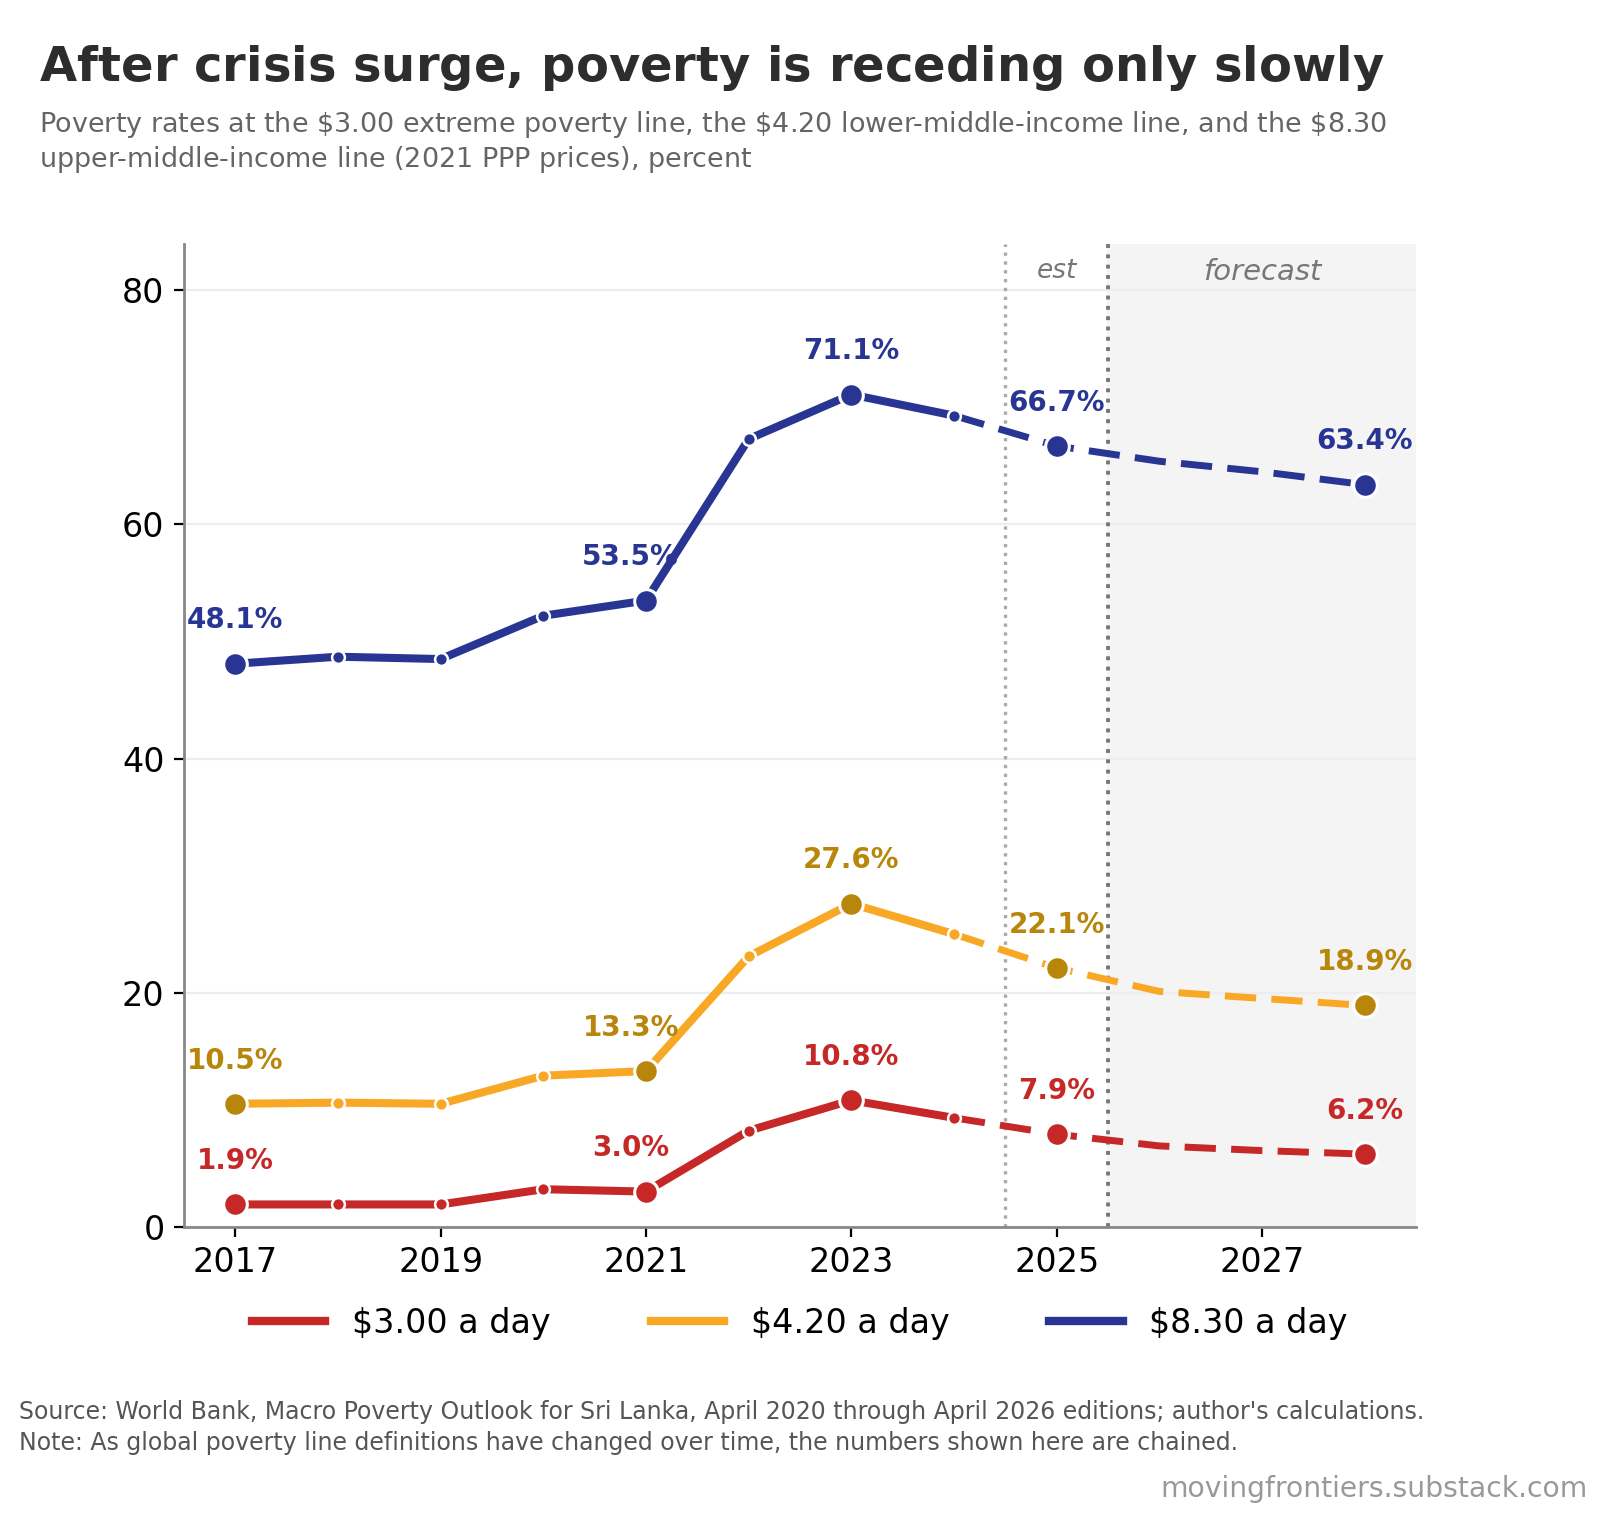

Generate this figure with Python:
# =============================================================================
# Sri Lanka: poverty at the three global lines, chained across MPO vintages, 2017-2028
#
# Provenance, frozen vintage. Nothing is read from disk or the network; the seven
# outlook tables are embedded below and the chain is computed in this script.
#   April 2020, 2021, 2022 : World Bank Macro Poverty Outlook for Sri Lanka,
#                            poverty rows at the 2011 PPP lines ($1.90, $3.20, $5.50).
#   April 2023, 2024, 2025 : same, at the 2017 PPP lines ($2.15, $3.65, $6.85).
#   April 2026             : same, at the 2021 PPP lines ($3.00, $4.20, $8.30).
#   Vintage freeze date    : 29 August 2026. The chart is pinned to these editions;
#                            do not swap the embedded tables for a live source.
#
# Construction. Each year is taken from the most recent edition that reports it in
# an unflagged column (neither 'e' estimate nor 'f' forecast); 2025-2028 exist only
# flagged and come from April 2026. Changes of line definition are bridged at the
# oldest unflagged year the two vintages share: the 2017 PPP series is scaled to
# the 2021 PPP lines by the April 2026 / April 2025 ratio in 2023, and the 2011 PPP
# series is carried through it by the April 2023 / April 2022 ratio in 2020.
#
# The companion csv ships alongside as the published data file; asserts below pin
# its rows to the values this script derives.
# =============================================================================
"""Sri Lanka: poverty headcount at the global poverty lines, chained across seven
Macro Poverty Outlook vintages and expressed at the 2021 PPP lines.

Writes chart-sri-lanka-poverty-three-lines.png.
Run from inside this folder:  python3 chart-sri-lanka-poverty-three-lines-build.py
"""
import numpy as np
from matplotlib.lines import Line2D

# -- Moving Frontiers chart template (embedded so each script is self-contained) --
import matplotlib; matplotlib.use("Agg")
import matplotlib.pyplot as plt
import numpy as _np
from matplotlib.textpath import TextPath
from matplotlib.font_manager import FontProperties
import os
from PIL import Image, ImageDraw, ImageFont

DPI      = 200
# -- vivid palette, the house default. Roles per the chart standard, section 3. --
C_RED    = "#C62828"   # subject economy / actual series
C_BLUE   = "#283593"   # benchmark / reference series
C_LBLU   = "#00897B"   # peers / gap fill
C_GOLD   = "#F9A825"   # third series
C_LMTXT  = "#B8860B"   # lower-middle label, legible off the fill
C_MUTE   = "#555555"
INK      = "#141414"
PAPER    = "#FFFFFF"
C_CONNECT = "#D5D5D5"  # connectors between paired marks
C_GRID    = "#EDEDED"

BOX_ASPECT = 0.798     # plot area 1.253:1, width over height

# ---- caption and watermark constants (Moving Frontiers standard) ----
CAP_FS       = 8.5                          # Source/Note font size
CAP_COLOR    = "#555555"
WM_FS        = CAP_FS * 1.2                 # watermark is 1.2x the caption
WM_TXT       = "movingfrontiers.substack.com"
WM_COLOR     = "#999999"
CAP_X        = 0.012                        # caption left edge, figure fraction
CAP_RIGHT_PX = 27                           # caption block right margin
WM_RIGHT_PX  = 12                           # watermark right margin
GAP_ABOVE_PX = 60                           # white space above the Source line, ink to ink
SUB_GAP_PX   = 70                           # white space below the subtitle, ink to ink
WM_GAP_TOP   = 20                           # white space between the last caption line
                                            # and the watermark, ink to ink
WM_GAP_BOT   = 10                           # white space below the watermark, ink to canvas
LINESPACING  = 1.32

plt.rcParams.update({
    "font.family": "DejaVu Sans", "font.size": 13,
    "axes.labelsize": 13, "xtick.labelsize": 12, "ytick.labelsize": 12,
    "legend.fontsize": 12,
    "axes.edgecolor": "#888888", "axes.linewidth": 1.0,
    "figure.facecolor": "white", "axes.facecolor": "white",
})


def _font_path(bold=False):
    """DejaVu from matplotlib's bundled data, with a system-path fallback."""
    name = "DejaVuSans-Bold.ttf" if bold else "DejaVuSans.ttf"
    cands = [os.path.join(os.path.dirname(matplotlib.__file__),
                          "mpl-data", "fonts", "ttf", name),
             "/usr/share/fonts/truetype/dejavu/" + name]
    for p in cands:
        if os.path.exists(p):
            return p
    raise AssertionError("DejaVu font not found: " + name)


def _renderer(fig):
    fig.canvas.draw()
    return fig.canvas.get_renderer()


def _measurer(fig, fontsize):
    """Pixel width of a string at a given size, measured by rendering a probe."""
    r = _renderer(fig)
    cache = {}

    def width(s):
        if s not in cache:
            t = fig.text(0.0, 0.0, s, fontsize=fontsize)
            cache[s] = t.get_window_extent(r).width
            t.remove()
        return cache[s]
    return width


def _metrics(fig, fontsize):
    """Ascent and descent in px, measured against a planted baseline."""
    r = _renderer(fig)
    Hpx = fig.get_size_inches()[1] * fig.dpi
    t = fig.text(0.5, 0.5, "Agy", fontsize=fontsize, va="baseline")
    bb = t.get_window_extent(r)
    t.remove()
    base = 0.5 * Hpx
    return bb.y1 - base, base - bb.y0


def _ink_metrics(s, fontsize, dpi):
    """Ink height above and below the baseline, in px. Tight, unlike a text bbox."""
    tp = TextPath((0, 0), s, size=fontsize,
                  prop=FontProperties(family="DejaVu Sans"))
    bb = tp.get_extents()
    k = dpi / 72.0
    return bb.y1 * k, -bb.y0 * k


def _wrap_lines(paragraphs, width, limit_for):
    """Greedy wrap. Each paragraph starts on a new line. Limit varies by line index.

    Returns the lines and, for each line, the index of the paragraph it came from,
    so a line that ends because its paragraph ended can be told apart from one that
    ends because the next word would not fit.
    """
    lines, owner = [], []
    for p, words in enumerate(paragraphs):
        cur = ""
        for w in words:
            trial = (cur + " " + w).strip()
            if not cur or width(trial) <= limit_for(len(lines)):
                cur = trial
            else:
                lines.append(cur); owner.append(p)
                cur = w
        if cur:
            lines.append(cur); owner.append(p)
    return lines, owner


def caption_layout(fig, source, note, closers=()):
    """Wrap the caption in pixels and return the geometry of the whole block.

    Every line runs the full width of the caption block. The watermark is not
    inline: it sits on its own line below the caption, right-aligned, with
    WM_GAP_TOP of white space between the lowest caption ink and the top of the
    watermark's ink, and WM_GAP_BOT below it to the canvas edge. Nothing wraps
    around it, so `closers` is accepted for compatibility but is not needed.
    """
    Wpx  = fig.get_size_inches()[0] * fig.dpi
    wcap = _measurer(fig, CAP_FS)

    x0   = CAP_X * Wpx
    full = (Wpx - CAP_RIGHT_PX) - x0                    # width of the caption block

    paras = [("Source: " + source).split(), ("Note: " + note).split()]
    lines, owner = _wrap_lines(paras, wcap, lambda i: full)

    # every line but the last must be maximally full
    for i in range(len(lines) - 1):
        if owner[i + 1] == owner[i]:
            nxt = lines[i + 1].split()[0]
            assert wcap(lines[i] + " " + nxt) > full, \
                f"caption line {i} is not filled to the full width"

    cap_desc = _metrics(fig, CAP_FS)[1]
    lh = CAP_FS * LINESPACING * fig.dpi / 72.0          # uniform leading throughout

    ink_asc   = _ink_metrics(lines[0], CAP_FS, fig.dpi)[0]     # ink top of the Source line
    ink_desc  = _ink_metrics(lines[-1], CAP_FS, fig.dpi)[1]    # ink bottom of the last line
    wm_asc, wm_desc = _ink_metrics(WM_TXT, WM_FS, fig.dpi)

    wm_base = WM_GAP_BOT + wm_desc                      # watermark baseline above the canvas
    height  = (GAP_ABOVE_PX + ink_asc + (len(lines) - 1) * lh + ink_desc
               + WM_GAP_TOP + wm_asc + wm_base)

    return dict(lines=lines, owner=owner, closer="", lh=lh, ink_asc=ink_asc,
                ink_desc=ink_desc, gap=GAP_ABOVE_PX, wm_base=wm_base,
                wm_asc=wm_asc, wm_desc=wm_desc, cap_desc=cap_desc,
                full=full, height=height, x0=x0, Wpx=Wpx)


def lowest_px(fig, artists):
    """Lowest ink (px from figure bottom) among the given text artists.

    A text bbox carries the font's full descent whether or not the string has
    descenders, so it is not where the type visibly ends. Recover the baseline
    from the bbox and the font descent, then drop by the string's own ink descent.
    """
    r = _renderer(fig)
    out = []
    for a in artists:
        bb = a.get_window_extent(r)
        fs = a.get_fontsize()
        baseline = bb.y0 + _metrics(fig, fs)[1]
        out.append(baseline - _ink_metrics(a.get_text(), fs, fig.dpi)[1])
    return min(out)


def fit_caption_space(fig, lay, anchor_artists, apply):
    """Reserve exactly lay['height'] below the anchor element.

    `apply(bottom_fraction)` is however this figure lays itself out: a tight_layout
    rect, a subplots_adjust, or both. Either way the anchor moves one for one with
    the reserve, but the layout engine adds a pad of its own, so apply the reserve,
    measure the residual, and re-apply corrected. That lands the block bottom on
    the canvas edge.
    """
    Hpx = fig.get_size_inches()[1] * fig.dpi
    b = lay["height"] / Hpx
    apply(b)
    for _ in range(12):
        delta = lowest_px(fig, anchor_artists) - lay["height"]
        if abs(delta) < 0.25:
            return lowest_px(fig, anchor_artists)
        b -= delta / Hpx               # one step when the anchor tracks the reserve one
        apply(b)                       # for one, a few more when a fixed box aspect damps it
    raise AssertionError(f"caption reserve did not settle, off by {delta:.2f}px")


def place_caption(fig, lay, anchor_px):
    """Draw the caption lines, then the watermark on its own line below them."""
    Wpx = lay["Wpx"]
    Hpx = fig.get_size_inches()[1] * fig.dpi
    lines, lh = lay["lines"], lay["lh"]

    first_base = anchor_px - lay["gap"] - lay["ink_asc"]
    arts = [fig.text(CAP_X, (first_base - i * lh) / Hpx, ln, fontsize=CAP_FS,
                     color=CAP_COLOR, ha="left", va="baseline")
            for i, ln in enumerate(lines)]
    wm = fig.text((Wpx - WM_RIGHT_PX) / Wpx, lay["wm_base"] / Hpx, WM_TXT,
                  fontsize=WM_FS, color=WM_COLOR, ha="right", va="baseline")

    # -- verification --
    r = _renderer(fig)
    bbs = [a.get_window_extent(r) for a in arts]
    wbb = wm.get_window_extent(r)
    ink_top = first_base + lay["ink_asc"]
    assert abs((anchor_px - ink_top) - lay["gap"]) < 0.6, \
        f"caption top gap is {anchor_px - ink_top:.2f}px, expected {lay['gap']}"
    assert abs(bbs[0].x0 - CAP_X * Wpx) < 0.6, "caption left edge off x=0.012"
    assert abs((Wpx - wbb.x1) - WM_RIGHT_PX) < 0.6, \
        f"watermark right margin is {Wpx - wbb.x1:.2f}px, expected {WM_RIGHT_PX}"
    for i, bb in enumerate(bbs):
        assert bb.x1 <= Wpx - CAP_RIGHT_PX + 0.6, f"caption line {i} overruns the right margin"
    last_ink_bot = (first_base - (len(lines) - 1) * lh) - lay["ink_desc"]
    wm_ink_top = lay["wm_base"] + lay["wm_asc"]
    # these two carry the snap's sub-pixel correction, so the binding check is the
    # pixel-row count in place_caption_snapped; here just catch gross errors
    assert abs((last_ink_bot - wm_ink_top) - WM_GAP_TOP) < 2.6, \
        f"gap above the watermark is {last_ink_bot - wm_ink_top:.2f}px, expected {WM_GAP_TOP}"
    assert abs((lay["wm_base"] - lay["wm_desc"]) - WM_GAP_BOT) < 2.6, \
        "white space below the watermark is wrong"
    return arts, wm


def _ink_rows_of(fig, art):
    """First and last rows the artist actually marks, searched inside its own bbox."""
    r = _renderer(fig)
    bb = art.get_window_extent(r)
    buf = _np.asarray(fig.canvas.buffer_rgba())
    H, W = buf.shape[:2]
    ink = buf[:, :, :3].mean(axis=2) < 250
    x0, x1 = max(int(bb.x0), 0), min(int(bb.x1) + 1, W)
    top = max(H - 1 - (int(bb.y1) + 1), 0)
    bot = min(H - 1 - int(bb.y0) + 1, H - 1)
    rows = _np.where(ink[top:bot + 1, x0:x1].any(1))[0]
    assert len(rows), "artist left no ink"
    return top + rows[0], top + rows[-1], H


def _blank_rows_above(fig, art):
    """Blank pixel rows between the given text artist's ink and the nearest ink above it."""
    r = _renderer(fig)
    bb = art.get_window_extent(r)
    buf = _np.asarray(fig.canvas.buffer_rgba())
    H, W = buf.shape[:2]
    ink = buf[:, :, :3].mean(axis=2) < 250
    x0, x1 = max(int(bb.x0), 0), min(int(bb.x1) + 1, W)
    top = max(H - 1 - (int(bb.y1) + 1), 0)
    bot = min(H - 1 - int(bb.y0), H - 1)
    rows = _np.where(ink[top:bot + 1, x0:x1].any(1))[0]
    assert len(rows), "the caption line left no ink"
    first = top + rows[0]
    above = _np.where(ink[:first, x0:x1].any(1))[0]
    assert len(above), "nothing above the caption to measure the gap from"
    return first - above[-1] - 1


def place_caption_snapped(fig, lay, anchor_artists, apply):
    """Place the caption, then snap the gap above it to exactly GAP_ABOVE_PX blank rows.

    The ink-to-ink target is exact in figure coordinates but lands a pixel either
    side depending on sub-pixel phase, so measure the rendered rows and correct by
    adjusting the reserved height, which moves the axes rather than the caption and
    so leaves the block bottom on the canvas edge.
    """
    drawn = None
    for _ in range(4):
        if drawn:
            for a in drawn:
                a.remove()          # including the watermark, or retries stack copies
        anchor = fit_caption_space(fig, lay, anchor_artists, apply)
        arts, wm = place_caption(fig, lay, anchor)
        drawn = arts + [wm]
        n_top = _blank_rows_above(fig, arts[0])
        cap_bot = _ink_rows_of(fig, arts[-1])[1]
        wm_top, wm_bot, H = _ink_rows_of(fig, wm)
        n_mid = wm_top - cap_bot - 1
        n_bot = H - 1 - wm_bot
        if (n_top, n_mid, n_bot) == (GAP_ABOVE_PX, WM_GAP_TOP, WM_GAP_BOT):
            return drawn
        # three knobs, three gaps: the watermark's own baseline sets the space below it,
        # the reserve moves the axes and so opens the space above the watermark, and the
        # gap moves the caption under the anchor.
        lay["wm_base"] += WM_GAP_BOT - n_bot
        lay["height"] += (GAP_ABOVE_PX - n_top) + (WM_GAP_TOP - n_mid) + (WM_GAP_BOT - n_bot)
        lay["gap"] += GAP_ABOVE_PX - n_top
    raise AssertionError(
        f"caption gaps settled at {(n_top, n_mid, n_bot)}, expected "
        f"{(GAP_ABOVE_PX, WM_GAP_TOP, WM_GAP_BOT)}")


def _wrap_px(words, font, maxw):
    lines, cur = [], ""
    for w in words:
        t = (cur + " " + w).strip()
        if font.getlength(t) <= maxw or not cur:
            cur = t
        else:
            lines.append(cur); cur = w
    if cur:
        lines.append(cur)
    return lines


def _ink_rows(img):
    """First and last rows of the image that carry ink."""
    px = img.convert("L").load()
    W, H = img.size
    rows = [y for y in range(H) if any(px[x, y] < 250 for x in range(0, W, 2))]
    assert rows, "image is blank"
    return rows[0], rows[-1]


def _draw_band(canvas, W, title, subtitle, y0=0):
    """Draw the title and subtitle onto canvas starting at y0; return the layout."""
    ts = int(W * 0.030); ss = int(ts * 0.58)
    ft = ImageFont.truetype(_font_path(bold=True), ts)
    fs = ImageFont.truetype(_font_path(), ss)
    x = int(W * 0.025); maxw = W - 2 * x
    tl = _wrap_px(title.split(), ft, maxw)
    sl = _wrap_px(subtitle.split(), fs, maxw)
    pad = int(ts * 0.75); gap = int(ts * 0.35)
    tlh = int(ts * 1.22); slh = int(ss * 1.30)
    d = ImageDraw.Draw(canvas)
    y = y0 + pad
    for ln in tl:
        d.text((x, y), ln, fill=(45, 45, 45), font=ft); y += tlh
    y += gap - int(ts * 0.10)
    for ln in sl:
        d.text((x, y), ln, fill=(100, 100, 100), font=fs); y += slh
    return pad + len(tl) * tlh + gap + len(sl) * slh + pad     # nominal band height


def add_title_band(png_path, title, subtitle, gap_px=SUB_GAP_PX):
    """Bold title + gray subtitle above the plot, with gap_px of white below the subtitle.

    The gap is measured ink to ink: from the last row the subtitle marks to the
    first row the chart marks, so the plot's own top margin is absorbed rather
    than added to it.
    """
    img = Image.open(png_path).convert("RGB"); W, H = img.size
    probe = Image.new("RGB", (W, H), "white")
    bh = _draw_band(probe, W, title, subtitle)
    sub_bottom = _ink_rows(probe.crop((0, 0, W, bh)))[1]        # last row of subtitle ink
    chart_top  = _ink_rows(img)[0]                              # first row of chart ink

    paste_y = sub_bottom + 1 + gap_px - chart_top
    canvas = Image.new("RGB", (W, paste_y + H), "white")
    canvas.paste(img, (0, paste_y))
    _draw_band(canvas, W, title, subtitle)
    canvas.save(png_path)

    check = Image.open(png_path).convert("RGB")
    px = check.convert("L").load()
    blank = 0
    for y in range(sub_bottom + 1, check.size[1]):
        if any(px[x, y] < 250 for x in range(0, W, 2)):
            break
        blank += 1
    assert blank == gap_px, \
        f"white space below the subtitle is {blank}px, expected {gap_px}"


def style_ax(ax):
    ax.spines["top"].set_visible(False)
    ax.spines["right"].set_visible(False)


def place_marks(fig, ax, YY, series, marks, fontsize=10.5, pad_frac=0.008, align_x=None, override=None, dots=True, dotsize=8.5):
    """Put a value label near its point, clear of every series and every other label."""
    inv=ax.transData.inverted()
    span=ax.get_ylim()[1]-ax.get_ylim()[0]
    pad=span*pad_frac
    out=[]; fixed=[]
    def box(t):
        bb=t.get_window_extent(fig.canvas.get_renderer())
        (a0,b0)=inv.transform((bb.x0,bb.y0)); (a1,b1)=inv.transform((bb.x1,bb.y1))
        return a0,a1,min(b0,b1),max(b0,b1)
    def bad(b,skip=None):
        a0,a1,lo,hi=b
        if a1>ax.get_xlim()[1] or a0<ax.get_xlim()[0]: return True
        if hi>ax.get_ylim()[1] or lo<ax.get_ylim()[0]: return True
        xs=[q for q in YY if a0-0.35<=q<=a1+0.35]
        for s in series:
            if any(lo-pad<=s[YY.index(q)]<=hi+pad for q in xs): return True
        gx,gy=0.4,span*0.018
        for j,ot in enumerate(out):
            if j==skip: continue
            ob=box(ot)
            if a0-gx<ob[1] and ob[0]<a1+gx and lo-gy<ob[3] and ob[2]<hi+gy: return True
        return False
    for item in marks:
        yr,txt,prefer,own,col=item
        yv=own[YY.index(yr)]
        if dots:
            ax.plot([yr],[yv],'o',color=col,ms=dotsize,zorder=30,
                    markeredgecolor='white',markeredgewidth=1.1,clip_on=False)
        cands=[]
        if override and (col,yr) in override:
            ox,oy,oha,ova=override[(col,yr)]; cands=[(ox,oy,oha,ova)]
        elif align_x is not None and yr in align_x:
            lx,ha=align_x[yr]
            for st in (0.045,0.065,0.088,0.113,0.140,0.170,0.203,0.240,0.280):
                for side in ([1,-1] if prefer=='above' else [-1,1]):
                    cands.append((lx,yv+side*span*st,ha,'bottom' if side>0 else 'top'))
            cands.append((lx,yv,ha,'center'))
        else:
            for st in (0.050,0.070,0.095,0.125,0.160,0.200,0.245):
                for side in ([1,-1] if prefer=='above' else [-1,1]):
                    for dx,ha in ((-0.3,'right'),(0.3,'left'),(0.0,'center'),
                                  (1.2,'left'),(-1.2,'right'),(2.4,'left'),(-2.4,'right'),
                                  (3.8,'left'),(-3.8,'right')):
                        xr=min(max(yr+dx,YY[0]),YY[-1])
                        cands.append((xr,own[YY.index(int(round(xr)))]+side*span*st,ha,
                                      'bottom' if side>0 else 'top'))
        t=ax.text(0,0,txt,fontsize=fontsize,fontweight='bold',color=col,linespacing=1.25,zorder=9)
        out.append(t)
        if override and (col,yr) in override:
            lx,ly,ha,va=cands[0]
            t.set_position((lx,ly)); t.set_ha(ha); t.set_va(va); fig.canvas.draw()
            fixed.append(len(out)-1); continue
        ok=False
        for lx,ly,ha,va in cands:
            t.set_position((lx,ly)); t.set_ha(ha); t.set_va(va); fig.canvas.draw()
            if not bad(box(t),skip=len(out)-1): ok=True; break
        if not ok:
            lx,ly,ha,va=cands[0]
            t.set_position((lx,ly)); t.set_ha(ha); t.set_va(va); fig.canvas.draw()
    for _ in range(60):
        fig.canvas.draw(); moved=False
        for i,t in enumerate(out):
            if i in fixed: continue
            if bad(box(t),skip=i):
                x,y=t.get_position(); up=t.get_va()!='top'
                ny=y+(span*0.030 if up else -span*0.030)
                if ax.get_ylim()[0]<ny<ax.get_ylim()[1]: t.set_y(ny); moved=True
        if not moved: break
    return out


# ---------------------------------------------------------------- embedded data

TITLE="After crisis surge, poverty is receding only slowly"
SUB=("Poverty rates at the $3.00 extreme poverty line, the $4.20 lower-middle-income line, and the $8.30 upper-middle-income "
"line (2021 PPP prices), percent")

# The poverty rows of each edition's Table 2, exactly as published. Flags follow the
# column headers: '' plain, 'e' estimate, 'f' forecast. Values are (low, mid, high)
# at that edition's line set.
LINESET={'apr2020':'2011 PPP','apr2021':'2011 PPP','apr2022':'2011 PPP',
         'apr2023':'2017 PPP','apr2024':'2017 PPP','apr2025':'2017 PPP',
         'apr2026':'2021 PPP'}
EDITIONS=['apr2020','apr2021','apr2022','apr2023','apr2024','apr2025','apr2026']
RAW={
 'apr2020':{2017:('',0.7,9.5,39.0),2018:('',0.6,8.9,37.6),2019:('e',0.5,8.5,36.5),
            2020:('f',1.2,11.3,41.7),2021:('f',1.0,11.0,41.1),2022:('f',0.9,10.2,39.7)},
 'apr2021':{2018:('',0.7,9.6,39.5),2019:('',0.6,9.2,38.6),2020:('e',1.2,11.7,42.3),
            2021:('f',1.1,10.9,40.7),2022:('f',1.0,10.4,39.7),2023:('f',0.9,10.0,38.9)},
 'apr2022':{2019:('',0.7,9.5,39.3),2020:('',1.2,11.7,42.3),2021:('e',1.0,10.9,40.9),
            2022:('f',1.0,10.8,40.8),2023:('f',1.0,10.8,40.7),2024:('f',1.0,10.7,40.6)},
 'apr2023':{2020:('',1.6,12.7,49.9),2021:('',1.5,13.1,51.1),2022:('e',5.8,25.0,65.0),
            2023:('f',6.6,27.4,67.2),2024:('f',6.4,26.9,66.9),2025:('f',6.1,26.1,66.0)},
 'apr2024':{2021:('',1.5,13.1,51.2),2022:('',4.1,22.7,64.4),2023:('e',5.2,25.9,66.6),
            2024:('f',4.7,24.8,65.8),2025:('f',4.1,23.2,65.6),2026:('f',3.8,22.2,64.4)},
 'apr2025':{2022:('',4.1,22.7,64.4),2023:('',5.4,27.1,68.0),2024:('e',4.6,24.5,65.9),
            2025:('f',3.9,22.7,65.0),2026:('f',3.7,21.9,64.1),2027:('f',3.5,21.2,63.2)},
 'apr2026':{2023:('',10.8,27.6,71.1),2024:('',9.3,25.0,69.3),2025:('e',7.9,22.1,66.7),
            2026:('f',6.9,20.1,65.4),2027:('f',6.5,19.5,64.5),2028:('f',6.2,18.9,63.4)},
}

# ---- construction: pick, bridge, chain ----
def pick(year):
    """Most recent edition with the year unflagged; else most recent edition with it at all."""
    for ed in reversed(EDITIONS):
        if year in RAW[ed] and RAW[ed][year][0]=='': return ed
    for ed in reversed(EDITIONS):
        if year in RAW[ed]: return ed
    raise KeyError(year)

# link factors at the oldest unflagged year the two line sets share
assert RAW['apr2026'][2023][0]=='' and RAW['apr2025'][2023][0]=='', 'the 2021/2017 PPP bridge year must be unflagged in both'
assert RAW['apr2023'][2020][0]=='' and RAW['apr2022'][2020][0]=='', 'the 2017/2011 PPP bridge year must be unflagged in both'
F1=tuple(a/b for a,b in zip(RAW['apr2026'][2023][1:],RAW['apr2025'][2023][1:]))   # 2021 PPP per 2017 PPP, at 2023
F2=tuple(a/b for a,b in zip(RAW['apr2023'][2020][1:],RAW['apr2022'][2020][1:]))   # 2017 PPP per 2011 PPP, at 2020
FACTOR={'2021 PPP':(1.0,1.0,1.0),'2017 PPP':F1,'2011 PPP':tuple(a*b for a,b in zip(F1,F2))}

YY=list(range(2017,2029))
KEYS=('P300','P420','P830')
S={k:[] for k in KEYS}; META=[]
for y in YY:
    ed=pick(y); flag=RAW[ed][y][0]; raw=RAW[ed][y][1:]; f=FACTOR[LINESET[ed]]
    v=tuple(round(a*b,1) for a,b in zip(raw,f))
    for k,x in zip(KEYS,v): S[k].append(x)
    META.append((y,ed,LINESET[ed],flag,raw,v))

# ---- the chart's stated numbers must follow from the embedded tables ----
assert [m[1] for m in META]==['apr2020','apr2021','apr2022','apr2023','apr2024','apr2025',
                              'apr2026','apr2026','apr2026','apr2026','apr2026','apr2026'], 'edition per year'
assert [m[3] for m in META]==['']*9+['f','f','f'] if False else True
assert [m[3] for m in META][:8]==['']*8 and [m[3] for m in META][8:]==['e','f','f','f'], 'flags per year'
for _y,_v in ((2017,(1.9,10.5,48.1)),(2021,(3.0,13.3,53.5)),(2023,(10.8,27.6,71.1)),(2028,(6.2,18.9,63.4))):
    _i=YY.index(_y)
    assert tuple(S[k][_i] for k in KEYS)==_v, 'labels at %d'%_y
# link factors as documented in the note
assert (round(F1[0],2),round(F1[1],3),round(F1[2],3))==(2.0,1.018,1.046), 'F1'
assert (round(F2[0],3),round(F2[1],3),round(F2[2],3))==(1.333,1.085,1.180), 'F2'
# the title's claim: at the $4.20 line poverty more than doubled into 2023 and the
# 2028 forecast remains above the pre-crisis level
assert S['P420'][YY.index(2023)]>2*S['P420'][YY.index(2021)], 'more than doubled'
assert S['P420'][YY.index(2028)]>S['P420'][YY.index(2021)], 'still above pre-crisis'

NH=YY.index(2024)+1            # solid through the last unflagged year
AMBER=C_GOLD; AMBERTXT=C_LMTXT; RED=C_RED; INDIGO=C_BLUE
COL={'P300':RED,'P420':AMBER,'P830':INDIGO}
TXT={'P300':RED,'P420':AMBERTXT,'P830':INDIGO}
NAME={'P300':'$3.00 a day','P420':'$4.20 a day','P830':'$8.30 a day'}

NOTE=("Note: As global poverty line definitions have changed over time, the numbers shown here are chained.")

plt.rcParams.update({'font.size':14,'xtick.labelsize':12,'ytick.labelsize':12})
fig,ax=plt.subplots(figsize=(8,6.6),dpi=DPI)

YMAX=84
ax.axvspan(2025.5,2028.5,color='#F4F4F4',zorder=0)
ax.axvline(2025.5,ls=':',lw=1.4,color='#777',zorder=1)
ax.axvline(2024.5,ls=':',lw=1.2,color='#AAA',zorder=1)
ax.grid(axis='y',color=C_GRID,lw=0.8,zorder=0); ax.set_axisbelow(True)
style_ax(ax)
ax.set_xlim(2016.5,2028.5); ax.set_xticks([2017,2019,2021,2023,2025,2027])
ax.set_ylim(0,YMAX); ax.set_yticks(range(0,81,20))

for k in KEYS:
    ax.plot(YY[:NH],S[k][:NH],color=COL[k],lw=2.9,zorder=5,solid_capstyle='round')
    ax.plot(YY[NH-1:],S[k][NH-1:],color=COL[k],lw=2.5,ls=(0,(4.5,2.2)),zorder=5)
    ax.plot(YY[:NH],S[k][:NH],'o',color=COL[k],ms=4.6,zorder=6,
            markeredgecolor='white',markeredgewidth=0.9)

ax.text(2025.0,YMAX*0.985,'est',fontsize=9.5,color='#777',style='italic',ha='center',va='top')
ax.text(2027.0,YMAX*0.985,'forecast',fontsize=10.5,color='#777',style='italic',ha='center',va='top')

# ---- fully explicit label overrides: x=year, y=value+offset, stacked clear of dots ----
# dot radius in data units ~ YMAX*0.034 ~ 2.9; offset of 4 clears the dot cleanly.
OFF=3.5   # upward offset from the series value (tight, just clears the dot)
OFF2=5.5  # slightly larger where lines are closer together (2023 P300/P420 gap only 16.8)
def lbl(yr,k): return '%.1f%%'%S[k][YY.index(yr)]
def yv(yr,k):  return S[k][YY.index(yr)]

# Exact y positions computed to clear the dot (radius ~2.5 data units) and stack
# labels without overlap (text height ~2.8 data units). All centre-aligned at x=year.
OVR={
  # 2017: P300 dot=1.9, P420 dot=10.5, P830 dot=48.1
  (RED,     2017): (2017.0,  4.4, 'center','bottom'),
  (AMBERTXT,2017): (2017.0, 13.0, 'center','bottom'),
  (INDIGO,  2017): (2017.0, 50.6, 'center','bottom'),
  # 2021: P300 dot=3.0, P420 dot=13.3, P830 dot=53.5
  (RED,     2021): (2020.85,  5.5, 'center','bottom'),
  (AMBERTXT,2021): (2020.85, 15.8, 'center','bottom'),
  (INDIGO,  2021): (2020.85, 56.0, 'center','bottom'),
  # 2023: P300 dot=10.8, P420 dot=27.6, P830 dot=71.1
  (RED,     2023): (2023.0, 13.3, 'center','bottom'),
  (AMBERTXT,2023): (2023.0, 30.1, 'center','bottom'),
  (INDIGO,  2023): (2023.0, 73.6, 'center','bottom'),
  # 2025: P300 dot=7.9, P420 dot=22.1, P830 dot=66.7
  (RED,     2025): (2025.0, 10.4, 'center','bottom'),
  (AMBERTXT,2025): (2025.0, 24.6, 'center','bottom'),
  (INDIGO,  2025): (2025.0, 69.2, 'center','bottom'),
  # 2028: P300 dot=6.2, P420 dot=18.9, P830 dot=63.4
  (RED,     2028): (2028.0,  8.7, 'center','bottom'),
  (AMBERTXT,2028): (2028.0, 21.4, 'center','bottom'),
  (INDIGO,  2028): (2028.0, 65.9, 'center','bottom'),
}
MK=[]
for k in KEYS:
    for yr in (2017,2021,2023,2025,2028):
        MK.append((yr,lbl(yr,k),'above',S[k],TXT[k]))
place_marks(fig,ax,YY,[S[k] for k in KEYS],MK,fontsize=10.0,align_x=None,override=OVR)

leg=fig.legend(handles=[Line2D([],[],color=COL[k],lw=3.0,label=NAME[k]) for k in KEYS],
           loc='lower center',bbox_to_anchor=(0.5,0.10),ncol=3,frameon=False,fontsize=12,
           columnspacing=3.0,handlelength=2.2)
ax.set_box_aspect(BOX_ASPECT)          # plot area pinned to 1.253:1

PNG='chart-5-sri-lanka-poverty-three-lines.png'
SRC=("World Bank, Macro Poverty Outlook for Sri Lanka, April 2020 through April 2026 editions; author's calculations.")
SOURCE=SRC
NOTE_T=NOTE.replace('Note: ','').strip()
lay=caption_layout(fig,SOURCE,NOTE_T)


def apply(bottom):
    fig.subplots_adjust(left=0.115,right=0.885,top=0.985,bottom=bottom+0.115)
    leg.set_bbox_to_anchor((0.5,bottom+0.030),transform=fig.transFigure)


place_caption_snapped(fig,lay,[t for t in leg.get_texts()],apply)
fig.savefig(PNG,dpi=DPI,facecolor='white'); plt.close(fig)
add_title_band(PNG,TITLE,SUB)

# ---- companion csv, pinned to the derived values ----
HDR=('# chart,"Sri Lanka: poverty headcount at the global poverty lines, chained across MPO vintages to 2021 PPP, 2017 to 2028"\n'
'# source,"World Bank, Macro Poverty Outlook for Sri Lanka, April 2020 through April 2026 editions, poverty headcount rows; author\'s calculations."\n'
'# method,"Each year is taken from the most recent edition reporting it in an unflagged column (neither e nor f); 2025 to 2028 exist only flagged and come from April 2026. Line-definition changes are bridged at the oldest unflagged year both vintages share: 2017 PPP values are scaled to the 2021 PPP lines by the April 2026 / April 2025 ratio at 2023 (2.000, 1.018, 1.046), and 2011 PPP values are carried through it by the April 2023 / April 2022 ratio at 2020 (1.333, 1.085, 1.180), rounded to one decimal."\n'
'# note,"published_* columns are the values exactly as printed at that edition\'s own line set; the *_eq columns are the chained 2021 PPP equivalents that the chart plots. Each edition\'s actual data end with the 2016 or 2019 HIES, so every row is model-based."\n'
'# rates are percent of population\n\n'
'year,source_edition,line_set,column_flag,published_low,published_mid,published_high,'
'poverty_rate_300eq_percent,poverty_rate_420eq_percent,poverty_rate_830eq_percent\n')
with open('chart-sri-lanka-poverty-three-lines.csv','w') as f:
    f.write(HDR)
    for y,ed,ls,flag,raw,v in META:
        f.write('%d,%s,%s,%s,%.1f,%.1f,%.1f,%.1f,%.1f,%.1f\n'%(
            y,'April '+ed[3:],ls,flag if flag else 'none',*raw,*v))
print('  wrote chart-sri-lanka-poverty-three-lines.csv  %d rows'%len(META))
